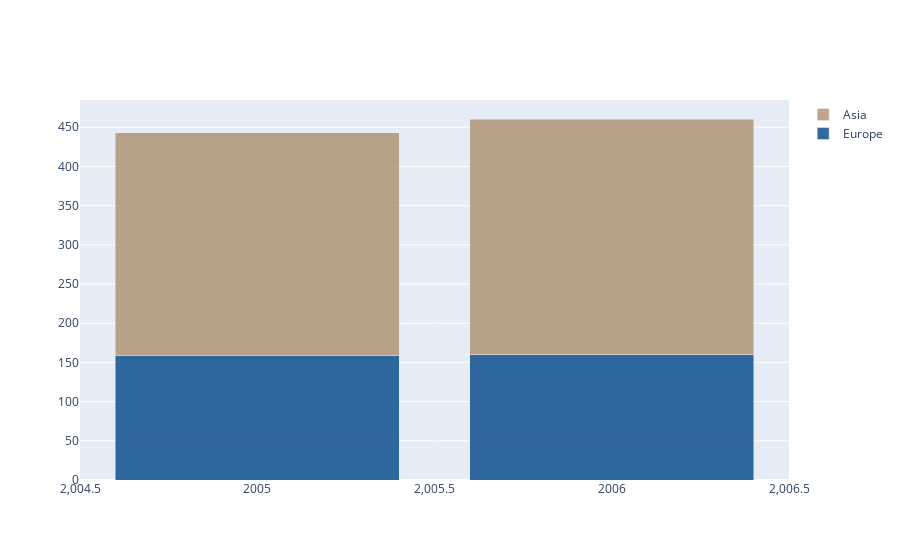

Notebook source saved alongside this figure:
### Code cell
value=[2005, 2006]
dff = file.copy()
dff = dff[(dff['Year'] >= value[0]) & (dff['Year'] <= value[1])]
dff = dff[['Total energy consumption (Mtoe)', 'continent', 'Year']]


fig2 = go.Figure(
        data=[
            go.Bar(
                name="Europe",
                x= dff.Year.unique(),
                y= dff.loc[file['continent'] == 'Europe'].groupby('Year')['Total energy consumption (Mtoe)'].mean(),
                marker_color="#004687",
                opacity=0.8,
            ),
            go.Bar(
                name="Asia",
                x= dff.Year.unique(),
                y=dff.loc[file['continent'] == 'Asia'].groupby('Year')['Total energy consumption (Mtoe)'].mean(),
                marker_color="#AE8F6F",
                opacity=0.8,
            ),
        ]
 )
fig2.update_layout(
        barmode="stack"
)

### Figure 1 — Plotly figure (JSON) as saved in the notebook; plotly's stock layout.template omitted (floating-point values rounded to 4 significant figures)
{"data": [{"marker": {"color": "#004687"}, "name": "Europe", "opacity": 0.8, "type": "bar", "x": [2005, 2006], "y": [158.3, 159.5]}, {"marker": {"color": "#AE8F6F"}, "name": "Asia", "opacity": 0.8, "type": "bar", "x": [2005, 2006], "y": [284.4, 301.1]}], "layout": {"barmode": "stack"}}
